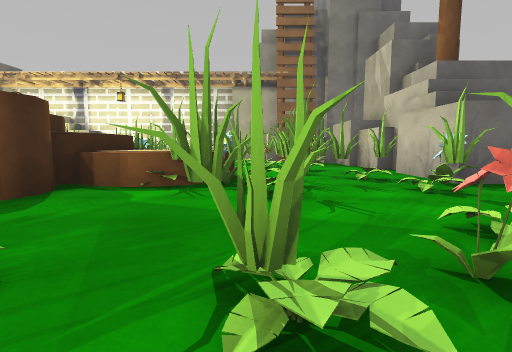
[1] (above)

18 first-person views from a walk through a Unity game level. The camera is 1.2 m above the floor, tilts 6° down and sees 85° across. The floor is counted in squares, 2 m on a side. Each view is taken from the middle of a square. On the plan, view 1 faces up. The plan holds only what a view shows up to about 9 squares ahead; the rest is blank. The place goes on beyond the plan. Some surface patterns are stand-ins.

[2]
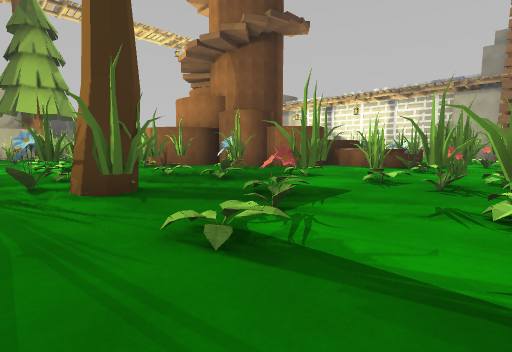

[3]
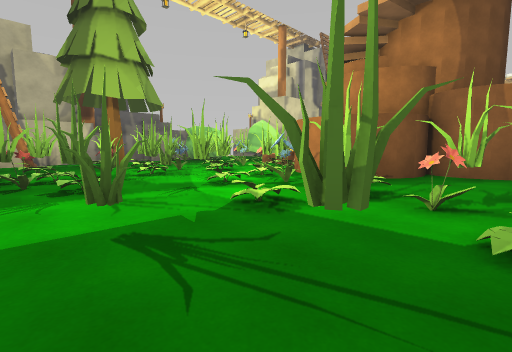

[4]
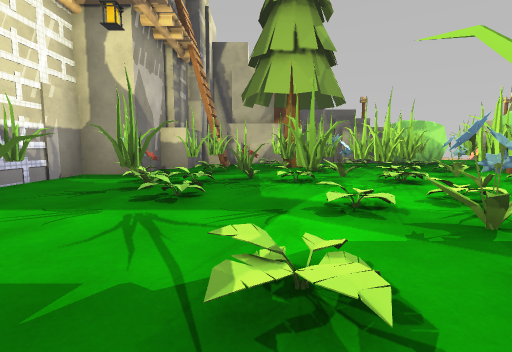

[5]
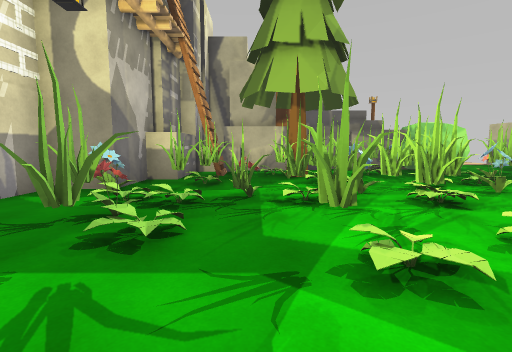

[6]
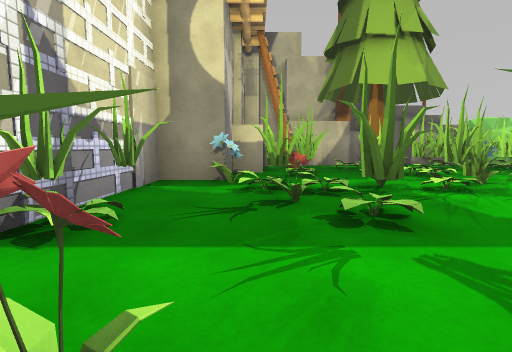

[7]
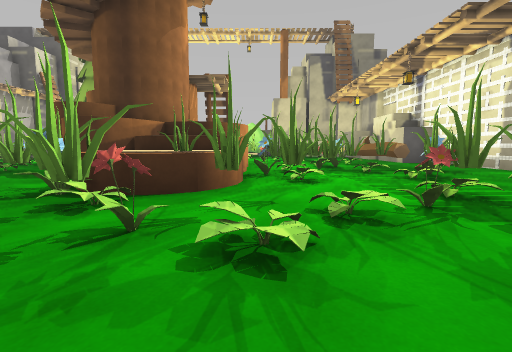

[8]
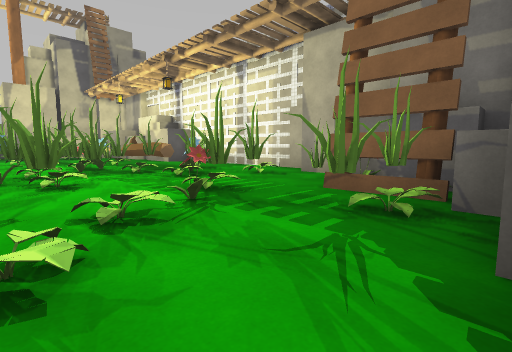

[9]
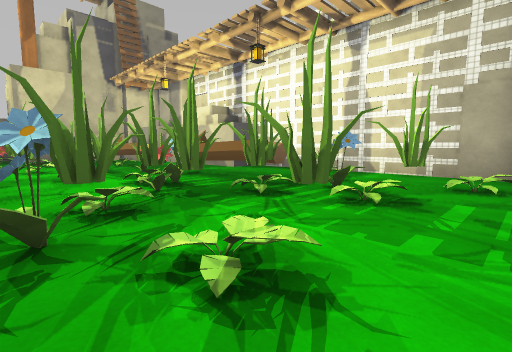

[10]
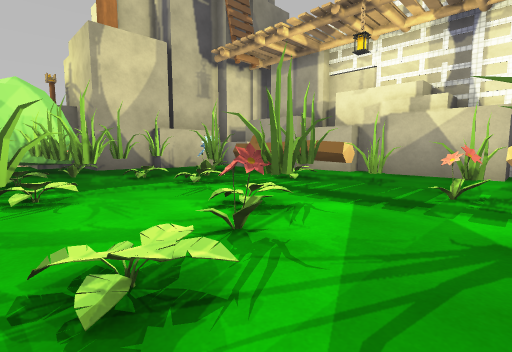

[11]
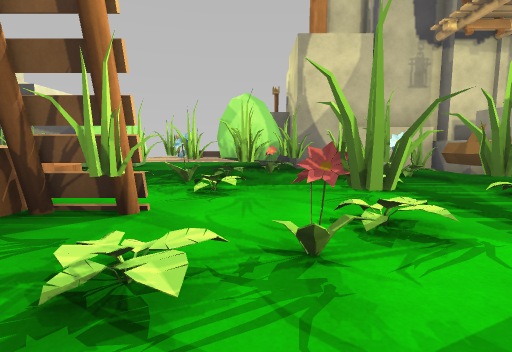

[12]
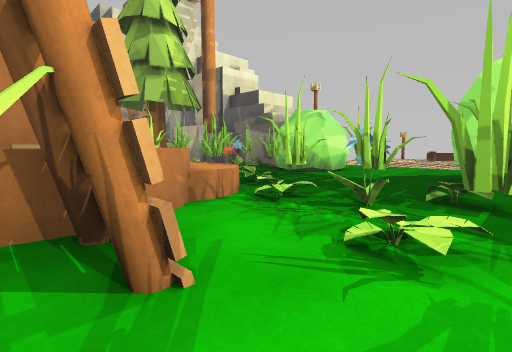

[13]
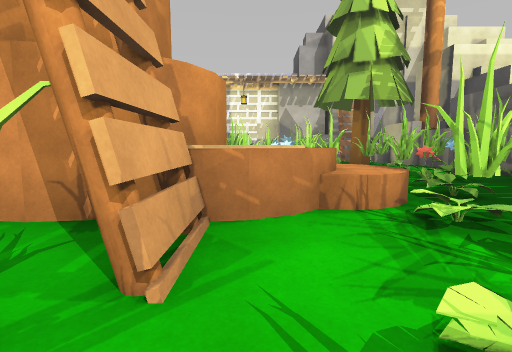

[14]
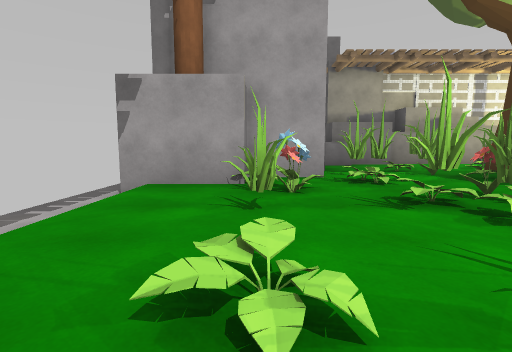

[15]
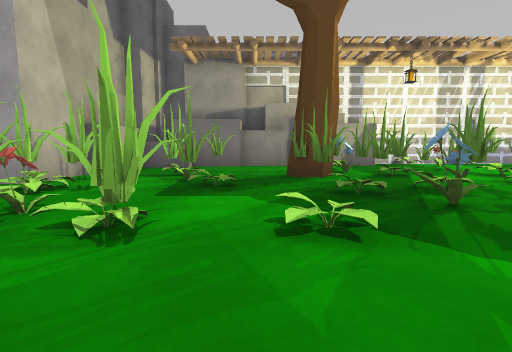

[16]
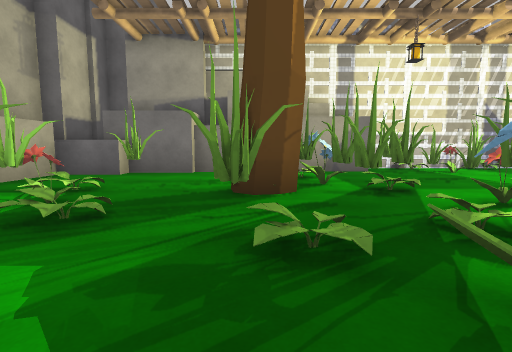

[17]
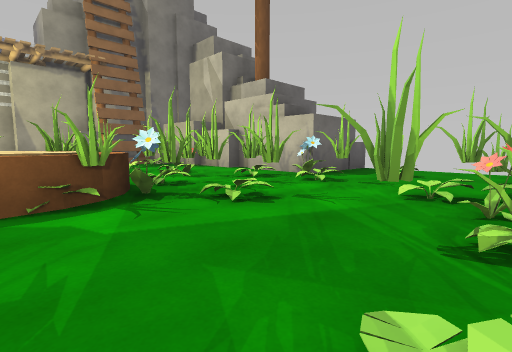

[18]
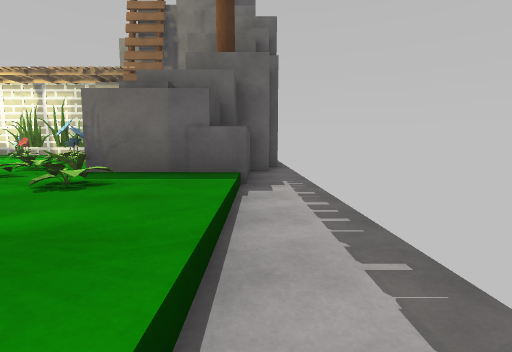

### Floor plan
Key: @ floor where view 1 was taken; # wall or solid block; . main floor; : floor 0.25 m higher than the main floor; / step, stairs or slope; ^ raised ledge; v drop or lower ground; F flower; B grey block; T tree; U bush; O other object.
Columns run from 18 left of view 1 to 7 right of it. Each row starts with its distance up from view 1.
 14            O OOBB#
 13    #  ###B#......###
 12    #^##.......O...O###
 11    #..OOO..OOOOF...O#
 10    #..F..OFO..O.O.O.##
  9     .O.O.O.O.FOO..FOO#
  8   ##.OO..:OO.OOFO....#  #v
  7   UUUOOO..F...OO^.OO..B #v
  6 ...U.FFO.O.. ###^O.OF.#OOv
  5 .....O.OOO.    #^FFOO. BBv
  4 .......^^##    #^OO..F../v
  3  .UU.FO^^     ##...OO.../v
  2    UFOOOO   ###...O.O.../v
  1   #OOOOFOO###.:...OFO.O./v
  0   BO.O.O/OF#...F..@O.FFO/v
 -1   #....FOOOFO.O.O.OO#.###v
 -2   ##OOTOO.O.FOOO..FOO##  v
 -3    #O...OF.././OOTO..#
 -4    ^O.OOO.O.O.OOF....#
 -5    ^##.F/OFF.......^^#
 -6      ###.OO.O.#B####^
 -7        #BBBB O      #

Where each view was taken, in squares from view 1:
view 1: 0 up, 0 right, facing up
view 2: 4 down, 2 right, facing up-left
view 3: 5 down, 4 left, facing up-left
view 4: 3 down, 5 left, facing left
view 5: 3 down, 6 left, facing left
view 6: 5 down, 6 left, facing left
view 7: 7 up, 3 right, facing left
view 8: 7 up, 3 right, facing up-left
view 9: 7 up, 1 left, facing up-left
view 10: 6 up, 7 left, facing up-left
view 11: 7 up, 7 left, facing left
view 12: 7 up, 9 left, facing down-left
view 13: 7 up, 10 left, facing down
view 14: 4 up, 4 right, facing down
view 15: 3 up, 1 left, facing down
view 16: 1 up, 2 left, facing down
view 17: 1 up, 2 left, facing up-right
view 18: 0 up, 6 right, facing up
